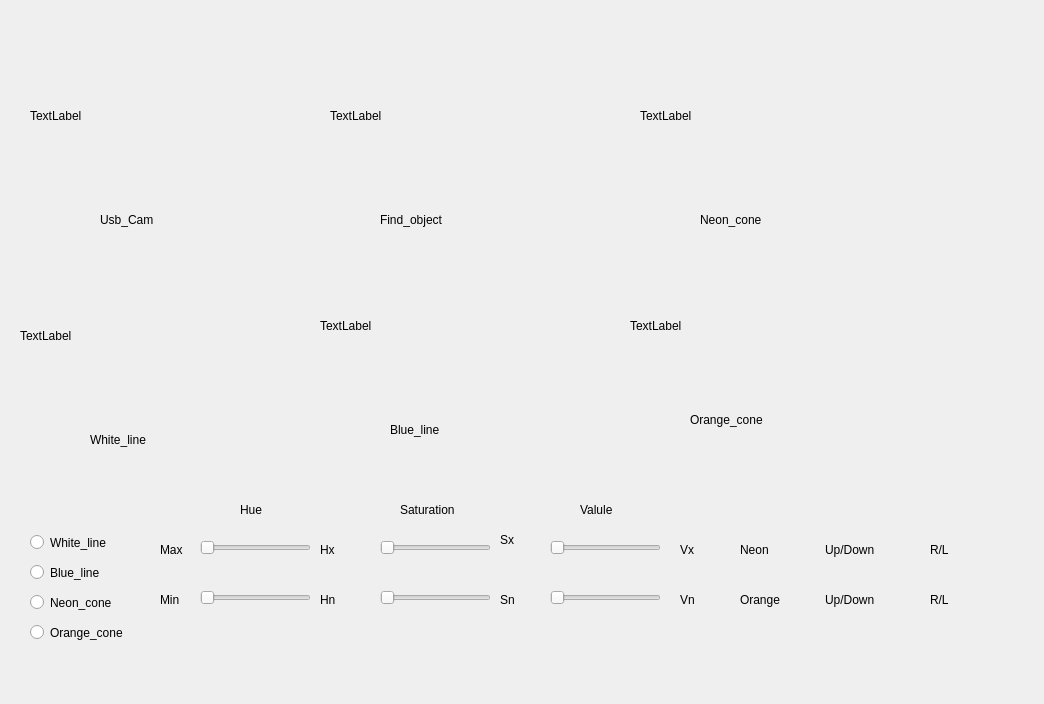
<?xml version="1.0" encoding="UTF-8"?>
<ui version="4.0">
 <class>MainWindowDesign</class>
 <widget class="QMainWindow" name="MainWindowDesign">
  <property name="geometry">
   <rect>
    <x>0</x>
    <y>0</y>
    <width>1044</width>
    <height>704</height>
   </rect>
  </property>
  <property name="windowTitle">
   <string>QRosApp</string>
  </property>
  <property name="windowIcon">
   <iconset resource="../resources/images.qrc">
    <normaloff>:/images/icon.png</normaloff>:/images/icon.png</iconset>
  </property>
  <property name="locale">
   <locale language="English" country="Australia"/>
  </property>
  <widget class="QWidget" name="centralwidget">
   <widget class="QLabel" name="Usb_Cam">
    <property name="geometry">
     <rect>
      <x>30</x>
      <y>30</y>
      <width>241</width>
      <height>171</height>
     </rect>
    </property>
    <property name="text">
     <string>TextLabel</string>
    </property>
   </widget>
   <widget class="QLabel" name="Find_object">
    <property name="geometry">
     <rect>
      <x>330</x>
      <y>30</y>
      <width>241</width>
      <height>171</height>
     </rect>
    </property>
    <property name="text">
     <string>TextLabel</string>
    </property>
   </widget>
   <widget class="QLabel" name="Neon_cone">
    <property name="geometry">
     <rect>
      <x>640</x>
      <y>30</y>
      <width>241</width>
      <height>171</height>
     </rect>
    </property>
    <property name="text">
     <string>TextLabel</string>
    </property>
   </widget>
   <widget class="QLabel" name="White_line">
    <property name="geometry">
     <rect>
      <x>20</x>
      <y>250</y>
      <width>241</width>
      <height>171</height>
     </rect>
    </property>
    <property name="text">
     <string>TextLabel</string>
    </property>
   </widget>
   <widget class="QLabel" name="Blue_line">
    <property name="geometry">
     <rect>
      <x>320</x>
      <y>240</y>
      <width>241</width>
      <height>171</height>
     </rect>
    </property>
    <property name="text">
     <string>TextLabel</string>
    </property>
   </widget>
   <widget class="QLabel" name="Orange_cone">
    <property name="geometry">
     <rect>
      <x>630</x>
      <y>240</y>
      <width>241</width>
      <height>171</height>
     </rect>
    </property>
    <property name="text">
     <string>TextLabel</string>
    </property>
   </widget>
   <widget class="QLabel" name="label_7">
    <property name="geometry">
     <rect>
      <x>100</x>
      <y>210</y>
      <width>66</width>
      <height>19</height>
     </rect>
    </property>
    <property name="text">
     <string>Usb_Cam</string>
    </property>
   </widget>
   <widget class="QLabel" name="label_8">
    <property name="geometry">
     <rect>
      <x>380</x>
      <y>210</y>
      <width>121</width>
      <height>19</height>
     </rect>
    </property>
    <property name="text">
     <string>Find_object</string>
    </property>
   </widget>
   <widget class="QLabel" name="label_9">
    <property name="geometry">
     <rect>
      <x>700</x>
      <y>210</y>
      <width>111</width>
      <height>19</height>
     </rect>
    </property>
    <property name="text">
     <string>Neon_cone</string>
    </property>
   </widget>
   <widget class="QLabel" name="label_10">
    <property name="geometry">
     <rect>
      <x>90</x>
      <y>430</y>
      <width>111</width>
      <height>19</height>
     </rect>
    </property>
    <property name="text">
     <string>White_line</string>
    </property>
   </widget>
   <widget class="QLabel" name="label_11">
    <property name="geometry">
     <rect>
      <x>390</x>
      <y>420</y>
      <width>91</width>
      <height>19</height>
     </rect>
    </property>
    <property name="text">
     <string>Blue_line</string>
    </property>
   </widget>
   <widget class="QLabel" name="label_12">
    <property name="geometry">
     <rect>
      <x>690</x>
      <y>410</y>
      <width>141</width>
      <height>19</height>
     </rect>
    </property>
    <property name="text">
     <string>Orange_cone</string>
    </property>
   </widget>
   <widget class="QLabel" name="label_13">
    <property name="geometry">
     <rect>
      <x>240</x>
      <y>500</y>
      <width>66</width>
      <height>19</height>
     </rect>
    </property>
    <property name="text">
     <string>Hue</string>
    </property>
   </widget>
   <widget class="QLabel" name="label_14">
    <property name="geometry">
     <rect>
      <x>400</x>
      <y>500</y>
      <width>111</width>
      <height>19</height>
     </rect>
    </property>
    <property name="text">
     <string>Saturation</string>
    </property>
   </widget>
   <widget class="QLabel" name="label_15">
    <property name="geometry">
     <rect>
      <x>580</x>
      <y>500</y>
      <width>66</width>
      <height>19</height>
     </rect>
    </property>
    <property name="text">
     <string>Valule</string>
    </property>
   </widget>
   <widget class="QSlider" name="Hue_max">
    <property name="geometry">
     <rect>
      <x>200</x>
      <y>540</y>
      <width>111</width>
      <height>16</height>
     </rect>
    </property>
    <property name="orientation">
     <enum>Qt::Horizontal</enum>
    </property>
   </widget>
   <widget class="QSlider" name="Hue_min">
    <property name="geometry">
     <rect>
      <x>200</x>
      <y>590</y>
      <width>111</width>
      <height>16</height>
     </rect>
    </property>
    <property name="orientation">
     <enum>Qt::Horizontal</enum>
    </property>
   </widget>
   <widget class="QSlider" name="Sat_min">
    <property name="geometry">
     <rect>
      <x>380</x>
      <y>590</y>
      <width>111</width>
      <height>16</height>
     </rect>
    </property>
    <property name="orientation">
     <enum>Qt::Horizontal</enum>
    </property>
   </widget>
   <widget class="QSlider" name="Sat_max">
    <property name="geometry">
     <rect>
      <x>380</x>
      <y>540</y>
      <width>111</width>
      <height>16</height>
     </rect>
    </property>
    <property name="orientation">
     <enum>Qt::Horizontal</enum>
    </property>
   </widget>
   <widget class="QSlider" name="Val_min">
    <property name="geometry">
     <rect>
      <x>550</x>
      <y>590</y>
      <width>111</width>
      <height>16</height>
     </rect>
    </property>
    <property name="orientation">
     <enum>Qt::Horizontal</enum>
    </property>
   </widget>
   <widget class="QSlider" name="Val_max">
    <property name="geometry">
     <rect>
      <x>550</x>
      <y>540</y>
      <width>111</width>
      <height>16</height>
     </rect>
    </property>
    <property name="orientation">
     <enum>Qt::Horizontal</enum>
    </property>
   </widget>
   <widget class="QRadioButton" name="radio_white">
    <property name="geometry">
     <rect>
      <x>30</x>
      <y>530</y>
      <width>111</width>
      <height>25</height>
     </rect>
    </property>
    <property name="text">
     <string>White_line</string>
    </property>
   </widget>
   <widget class="QRadioButton" name="radio_blue">
    <property name="geometry">
     <rect>
      <x>30</x>
      <y>560</y>
      <width>111</width>
      <height>25</height>
     </rect>
    </property>
    <property name="text">
     <string>Blue_line</string>
    </property>
   </widget>
   <widget class="QRadioButton" name="radio_neon">
    <property name="geometry">
     <rect>
      <x>30</x>
      <y>590</y>
      <width>111</width>
      <height>25</height>
     </rect>
    </property>
    <property name="text">
     <string>Neon_cone</string>
    </property>
   </widget>
   <widget class="QRadioButton" name="radio_orange">
    <property name="geometry">
     <rect>
      <x>30</x>
      <y>620</y>
      <width>111</width>
      <height>25</height>
     </rect>
    </property>
    <property name="text">
     <string>Orange_cone</string>
    </property>
   </widget>
   <widget class="QLabel" name="labelN">
    <property name="geometry">
     <rect>
      <x>740</x>
      <y>540</y>
      <width>66</width>
      <height>19</height>
     </rect>
    </property>
    <property name="text">
     <string>Neon</string>
    </property>
   </widget>
   <widget class="QLabel" name="labelO">
    <property name="geometry">
     <rect>
      <x>740</x>
      <y>590</y>
      <width>66</width>
      <height>19</height>
     </rect>
    </property>
    <property name="text">
     <string>Orange</string>
    </property>
   </widget>
   <widget class="QLabel" name="Up_Down_N">
    <property name="geometry">
     <rect>
      <x>825</x>
      <y>540</y>
      <width>81</width>
      <height>20</height>
     </rect>
    </property>
    <property name="text">
     <string>Up/Down</string>
    </property>
   </widget>
   <widget class="QLabel" name="Up_Down_O">
    <property name="geometry">
     <rect>
      <x>825</x>
      <y>590</y>
      <width>81</width>
      <height>20</height>
     </rect>
    </property>
    <property name="text">
     <string>Up/Down</string>
    </property>
   </widget>
   <widget class="QLabel" name="R_L_N">
    <property name="geometry">
     <rect>
      <x>930</x>
      <y>540</y>
      <width>66</width>
      <height>19</height>
     </rect>
    </property>
    <property name="text">
     <string>R/L</string>
    </property>
   </widget>
   <widget class="QLabel" name="R_L_O">
    <property name="geometry">
     <rect>
      <x>930</x>
      <y>590</y>
      <width>66</width>
      <height>19</height>
     </rect>
    </property>
    <property name="text">
     <string>R/L</string>
    </property>
   </widget>
   <widget class="QLabel" name="print_Hx">
    <property name="geometry">
     <rect>
      <x>320</x>
      <y>540</y>
      <width>31</width>
      <height>19</height>
     </rect>
    </property>
    <property name="text">
     <string>Hx</string>
    </property>
   </widget>
   <widget class="QLabel" name="print_Hn">
    <property name="geometry">
     <rect>
      <x>320</x>
      <y>590</y>
      <width>31</width>
      <height>19</height>
     </rect>
    </property>
    <property name="text">
     <string>Hn</string>
    </property>
   </widget>
   <widget class="QLabel" name="print_Sx">
    <property name="geometry">
     <rect>
      <x>500</x>
      <y>530</y>
      <width>31</width>
      <height>19</height>
     </rect>
    </property>
    <property name="text">
     <string>Sx</string>
    </property>
   </widget>
   <widget class="QLabel" name="print_Sn">
    <property name="geometry">
     <rect>
      <x>500</x>
      <y>590</y>
      <width>31</width>
      <height>19</height>
     </rect>
    </property>
    <property name="text">
     <string>Sn</string>
    </property>
   </widget>
   <widget class="QLabel" name="print_Vx">
    <property name="geometry">
     <rect>
      <x>680</x>
      <y>540</y>
      <width>31</width>
      <height>19</height>
     </rect>
    </property>
    <property name="text">
     <string>Vx</string>
    </property>
   </widget>
   <widget class="QLabel" name="print_Vn">
    <property name="geometry">
     <rect>
      <x>680</x>
      <y>590</y>
      <width>31</width>
      <height>19</height>
     </rect>
    </property>
    <property name="text">
     <string>Vn</string>
    </property>
   </widget>
   <widget class="QLabel" name="Max">
    <property name="geometry">
     <rect>
      <x>160</x>
      <y>540</y>
      <width>31</width>
      <height>19</height>
     </rect>
    </property>
    <property name="text">
     <string>Max</string>
    </property>
   </widget>
   <widget class="QLabel" name="Min">
    <property name="geometry">
     <rect>
      <x>160</x>
      <y>590</y>
      <width>31</width>
      <height>19</height>
     </rect>
    </property>
    <property name="text">
     <string>Min</string>
    </property>
   </widget>
  </widget>
  <action name="action_Quit">
   <property name="text">
    <string>&amp;Quit</string>
   </property>
   <property name="shortcut">
    <string>Ctrl+Q</string>
   </property>
   <property name="shortcutContext">
    <enum>Qt::ApplicationShortcut</enum>
   </property>
  </action>
  <action name="action_Preferences">
   <property name="text">
    <string>&amp;Preferences</string>
   </property>
  </action>
  <action name="actionAbout">
   <property name="text">
    <string>&amp;About</string>
   </property>
  </action>
  <action name="actionAbout_Qt">
   <property name="text">
    <string>About &amp;Qt</string>
   </property>
  </action>
 </widget>
 <resources>
  <include location="../resources/images.qrc"/>
 </resources>
 <connections>
  <connection>
   <sender>action_Quit</sender>
   <signal>triggered()</signal>
   <receiver>MainWindowDesign</receiver>
   <slot>close()</slot>
   <hints>
    <hint type="sourcelabel">
     <x>-1</x>
     <y>-1</y>
    </hint>
    <hint type="destinationlabel">
     <x>399</x>
     <y>299</y>
    </hint>
   </hints>
  </connection>
 </connections>
</ui>
